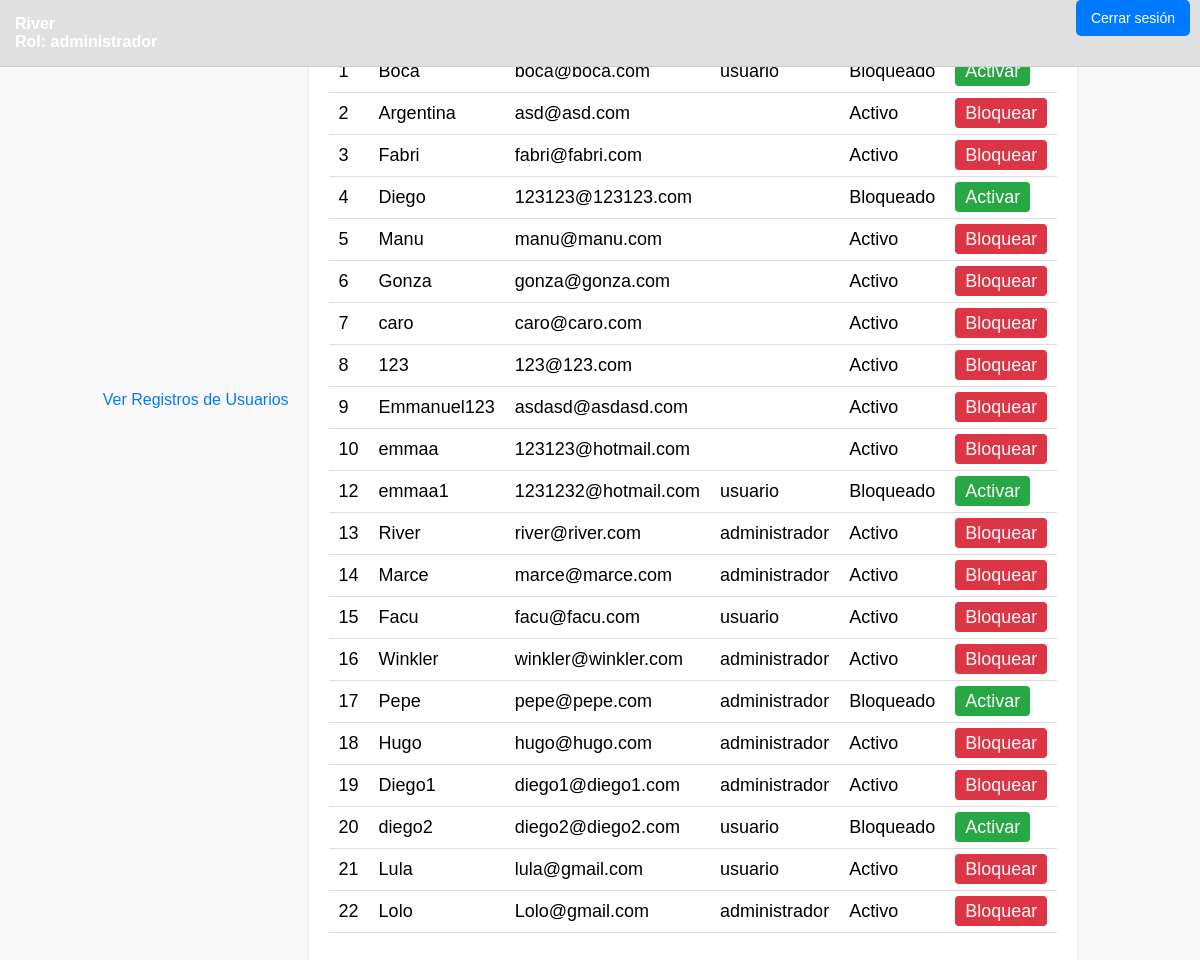
The app's page /admin_dashboard.php (signed in) with its own data.
### tables this page shows
CREATE TABLE `users` (
  `id` int(11) NOT NULL,
  `username` varchar(50) NOT NULL,
  `email` varchar(100) NOT NULL,
  `password` varchar(255) NOT NULL,
  `role` enum('usuario','administrador') DEFAULT 'usuario',
  `created_at` timestamp NOT NULL DEFAULT current_timestamp(),
  `is_active` tinyint(1) DEFAULT 1
);

### admin_dashboard.php (the view, shortened to what this page needs)
<?php
include 'db.php';
$stmt = $pdo->query("SELECT id, username, email, is_active, role FROM users");
$users = $stmt->fetchAll(PDO::FETCH_ASSOC);
?>
<!DOCTYPE html>
<html lang="es">
<a href="log.php">Ver Registros de Usuarios</a>
<head>
    <link rel="stylesheet" href="styles.css">
</head>
<body>
    <header class="header">
        <div class="user-info">
            <?php echo htmlspecialchars($_SESSION['username']); ?><br>
            Rol: <?php echo htmlspecialchars($_SESSION['role']); ?>
        </div>
        <div class="logout">
            <a href="logout.php" class="logout-btn">Cerrar sesión</a>
        </div>
    </header>
    <div class="table-container">
        <table>
            <thead>
                <tr>
                    <th>#</th>
                    <th>Username</th>
                    <th>Email</th>
                    <th>Role</th>
                    <th>Estado</th>
                    <th>Acciones</th>
                </tr>
            </thead>
            <tbody>
                <?php foreach ($users as $user): ?>
                    <tr>
                        <td><?php echo htmlspecialchars($user['id']); ?></td>
                        <td><?php echo htmlspecialchars($user['username']); ?></td>
                        <td><?php echo htmlspecialchars($user['email']); ?></td>
                        <td><?php echo htmlspecialchars($user['role']); ?></td>
                        <td><?php echo $user['is_active'] ? 'Activo' : 'Bloqueado'; ?></td>
                        <td>
                            <a href="admin_dashboard.php?toggle_active=1&id=<?php echo $user['id']; ?>"
                                class="<?php echo $user['is_active'] ? 'deactivate-btn' : 'activate-btn'; ?>">
                                <?php echo $user['is_active'] ? 'Bloquear' : 'Activar'; ?>
                            </a>
                        </td>
                    </tr>
                <?php endforeach; ?>
            </tbody>
        </table>
    </div>
</body>
</html>

### styles.css (style rules this page uses)
body { font-family: Arial, sans-serif; background-color: #f0f0f0; display: flex; justify-content: center; align-items: center; height: 100vh; margin: 0; }
a { color: #007BFF; text-decoration: none; }
table { width: 100%; border-collapse: collapse; margin: 20px 0; font-size: 18px; text-align: left; }
th, td { padding: 12px; border-bottom: 1px solid #ddd; }
th { background-color: #f8f8f8; color: #333; }
body { font-family: Arial, sans-serif; margin: 0; padding: 0; background-color: #f9f9f9; }
.header { background-color: #343a40; color: #fff; padding: 15px; display: flex; justify-content: space-between; align-items: center; }
.header a { color: #fff; text-decoration: none; }
.header .user-info { font-size: 16px; font-weight: bold; }
.header .logout { font-size: 14px; }
.table-container { margin: 20px; background-color: #fff; padding: 20px; border-radius: 8px; box-shadow: 0 2px 4px rgba(0, 0, 0, 0.1); position: relative; top: 71px; }
table { width: 100%; border-collapse: collapse; }
th, td { padding: 10px; text-align: left; border-bottom: 1px solid #ddd; }
th { background-color: #f0f0f0; }
.activate-btn { padding: 5px 10px; color: #fff; background-color: #28a745; text-decoration: none; border-radius: 4px; }
.deactivate-btn { padding: 5px 10px; color: #fff; background-color: #dc3545; text-decoration: none; border-radius: 4px; }
.header { background-color: #f0f0f0; padding: 15px; display: flex; justify-content: space-between; align-items: center; }
.logout { position: absolute; top: 10px; right: 10px; }
.logout-btn { padding: 10px 15px; background-color: #007bff; color: white; text-decoration: none; border-radius: 5px; font-size: 14px; }

### admin_dashboard.php (style rules this page uses)
.header { background-color: #f0f0f0; padding: 15px; display: flex; justify-content: space-between; align-items: center; }
.user-info { font-size: 16px; font-weight: bold; }
.logout { font-size: 14px; }
.table-container { margin-top: 20px; }
table { width: 100%; border-collapse: collapse; }
th, td { padding: 10px; text-align: left; border-bottom: 1px solid #ddd; }
th { background-color: #f0f0f0; }
.activate-btn { padding: 5px 10px; color: #fff; background-color: #28a745; text-decoration: none; border-radius: 4px; }
.deactivate-btn { padding: 5px 10px; color: #fff; background-color: #dc3545; text-decoration: none; border-radius: 4px; }
.header { width: 100%; background-color: #e0e0e0; padding: 15px; display: flex; justify-content: space-between; align-items: center; box-sizing: border-box; border-bottom: 1px solid #ccc; position: fixed; z-index: 10; top: 0; left: 0; }

### records on screen
users: id "1", username "Boca", email "boca@boca.com", role "usuario", is_active "Bloqueado"
users: id "2", username "Argentina", email "asd@asd.com", is_active "Activo"
users: id "3", username "Fabri", email "fabri@fabri.com", is_active "Activo"
users: id "4", username "Diego", email "123123@123123.com", is_active "Bloqueado"
users: id "5", username "Manu", email "manu@manu.com", is_active "Activo"
users: id "6", username "Gonza", email "gonza@gonza.com", is_active "Activo"
users: id "7", username "caro", email "caro@caro.com", is_active "Activo"
users: id "8", username "123", email "123@123.com", is_active "Activo"
users: id "9", username "Emmanuel123", email "asdasd@asdasd.com", is_active "Activo"
users: id "10", username "emmaa", email "123123@hotmail.com", is_active "Activo"
users: id "12", username "emmaa1", email "1231232@hotmail.com", role "usuario", is_active "Bloqueado"
users: id "13", username "River", email "river@river.com", role "administrador", is_active "Activo"
users: id "14", username "Marce", email "marce@marce.com", role "administrador", is_active "Activo"
users: id "15", username "Facu", email "facu@facu.com", role "usuario", is_active "Activo"
users: id "16", username "Winkler", email "winkler@winkler.com", role "administrador", is_active "Activo"
users: id "17", username "Pepe", email "pepe@pepe.com", role "administrador", is_active "Bloqueado"
users: id "18", username "Hugo", email "hugo@hugo.com", role "administrador", is_active "Activo"
users: id "19", username "Diego1", email "diego1@diego1.com", role "administrador", is_active "Activo"
users: id "20", username "diego2", email "diego2@diego2.com", role "usuario", is_active "Bloqueado"
users: id "21", username "Lula", email "lula@gmail.com", role "usuario", is_active "Activo"
users: id "22", username "Lolo", email "Lolo@gmail.com", role "administrador", is_active "Activo"

### other values on screen
$_SESSION['username'] "River"
$_SESSION['role'] "administrador"
